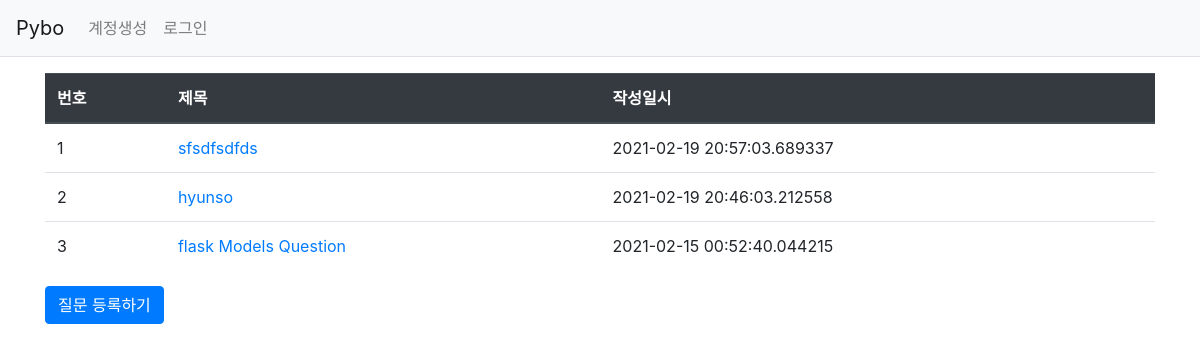
Page /question/list/ on the committed database.
### pybo/models.py (models this page shows)
class Question(db.Model):
    id = db.Column(db.Integer, primary_key=True)
    subject = db.Column(db.String(200), nullable=False)
    content = db.Column(db.Text(), nullable=False)
    create_date = db.Column(db.DateTime(), nullable=False)

### pybo/views/question_views.py (the view)
@bp.route('/list/')
def _list():
    question_list = Question.query.order_by(Question.create_date.desc())
    return render_template('question/question_list.html', question_list=question_list)

### pybo/templates/question/question_list.html
{% extends 'base.html' %}
{% block content %}
<div class="container my-3">
    <table class="table">
        <thead>
        <tr class="thead-dark">
            <th>번호</th>
            <th>제목</th>
            <th>작성일시</th>
        </tr>
        </thead>
        <tbody>
        {% if question_list %}
        {% for question in question_list %}
        <tr>
            <td>{{ loop.index }}</td>
            <td>
                <a href="{{ url_for('question.detail', question_id=question.id) }}">{{ question.subject }}</a>
            </td>
            <td>{{ question.create_date }}</td>
        </tr>
        {% endfor %}
        {% else %}
        <tr>
            <td colspan="3">질문이 없습니다.</td>
        </tr>
        {% endif %}
        </tbody>
    </table>
    <a href="{{ url_for('question.create') }}" class="btn btn-primary">질문 등록하기</a>
</div>
{% endblock %}

### rows in the picture
Question: subject "sfsdfsdfds", create_date "2021-02-19 20:57:03.689337"
Question: subject "hyunso", create_date "2021-02-19 20:46:03.212558"
Question: subject "flask Models Question", create_date "2021-02-15 00:52:40.044215"
